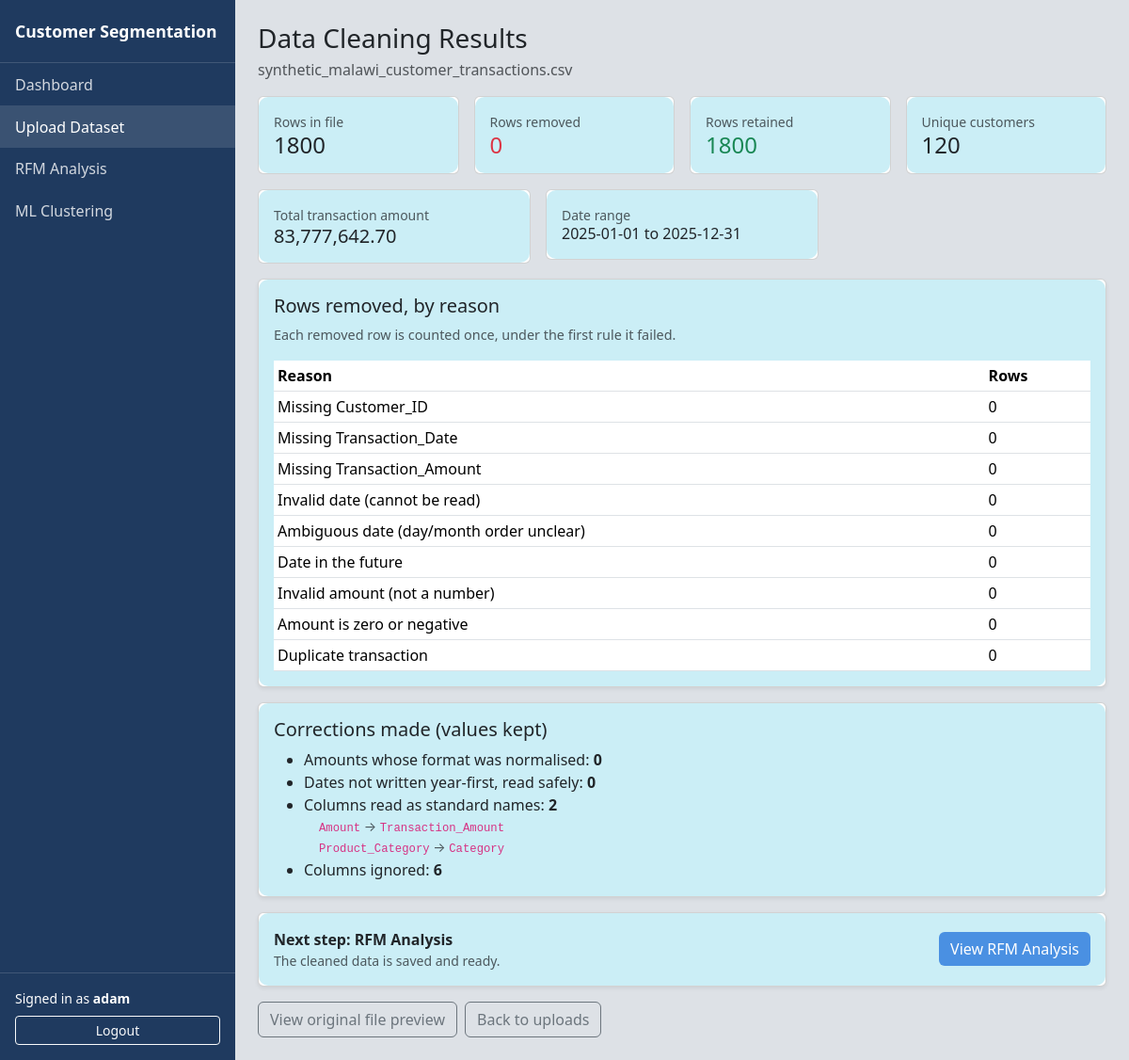
/datasets/3/results (signed in), run on the app's committed database.
### models/models.py (models this page shows, shortened)
class User(UserMixin, db.Model):
    __tablename__ = "users"
    id = db.Column(db.Integer, primary_key=True)
    username = db.Column(db.String(30), unique=True, nullable=False, index=True)
    password_hash = db.Column(db.String(256), nullable=False)   # never the plain password
    created_at = db.Column(db.DateTime, default=_utcnow)
    datasets = db.relationship("Dataset", backref="owner", lazy=True)

class Dataset(db.Model):
    __tablename__ = "datasets"
    id = db.Column(db.Integer, primary_key=True)
    user_id = db.Column(db.Integer, db.ForeignKey("users.id"), nullable=False)
    file_name = db.Column(db.String(255), nullable=False)    # original name, shown to the user
    stored_name = db.Column(db.String(255), nullable=False)  # random name used on disk
    file_type = db.Column(db.String(10), nullable=False)     # csv or xlsx
    upload_date = db.Column(db.DateTime, default=_utcnow)
    status = db.Column(db.String(20), default="uploaded")    # uploaded / cleaned
    rows_raw = db.Column(db.Integer, default=0)              # rows in the original file
    rows_retained = db.Column(db.Integer, default=0)         # rows kept after cleaning
    cleaning_summary = db.Column(db.Text)                    # JSON text: what cleaning did
    customers = db.relationship("Customer", backref="dataset", lazy=True,
                                cascade="all, delete-orphan")
    transactions = db.relationship("Transaction", backref="dataset", lazy=True,
                                   cascade="all, delete-orphan")
    runs = db.relationship("AnalysisRun", backref="dataset", lazy=True,
                           cascade="all, delete-orphan")

### routes/upload.py (the view)
@upload_bp.route("/<int:dataset_id>/results")
@login_required
def results(dataset_id):
    dataset = _get_owned_dataset(dataset_id)
    if not dataset.cleaning_summary:
        abort(404)
    latest_run = (AnalysisRun.query.filter_by(dataset_id=dataset.id)
                  .order_by(AnalysisRun.id.desc()).first())
    return render_template("cleaning.html", dataset=dataset,
                           summary=json.loads(dataset.cleaning_summary),
                           removal_labels=REMOVAL_LABELS, latest_run=latest_run)

### routes/upload.py (called while the page is built)
def _get_owned_dataset(dataset_id):
    dataset = db.session.get(Dataset, dataset_id)
    if dataset is None or dataset.user_id != current_user.id:
        abort(404)
    return dataset

### templates/cleaning.html (shortened to what this page needs)
{% extends "base.html" %}
{% block content %}
<h1 class="h3 mb-1">Data Cleaning Results</h1>
<p class="text-muted">{{ dataset.file_name }}</p>
<div class="row g-3 mb-3">
  <div class="col-6 col-lg-3"><div class="card"><div class="card-body">
    <div class="text-muted small">Rows in file</div><div class="h4 mb-0">{{ summary.rows_raw }}</div></div></div></div>
  <div class="col-6 col-lg-3"><div class="card"><div class="card-body">
    <div class="text-muted small">Rows removed</div><div class="h4 mb-0 text-danger">{{ summary.rows_removed_total }}</div></div></div></div>
  <div class="col-6 col-lg-3"><div class="card"><div class="card-body">
    <div class="text-muted small">Rows retained</div><div class="h4 mb-0 text-success">{{ summary.rows_retained }}</div></div></div></div>
  <div class="col-6 col-lg-3"><div class="card"><div class="card-body">
    <div class="text-muted small">Unique customers</div><div class="h4 mb-0">{{ summary.customers }}</div></div></div></div>
  <div class="col-6 col-lg-4"><div class="card"><div class="card-body">
    <div class="text-muted small">Total transaction amount</div><div class="h5 mb-0">{{ '{:,.2f}'.format(summary.total_revenue) }}</div></div></div></div>
  <div class="col-6 col-lg-4"><div class="card"><div class="card-body">
    <div class="text-muted small">Date range</div><div class="h6 mb-0">{{ summary.date_min }} to {{ summary.date_max }}</div></div></div></div>
</div>
<div class="card shadow-sm mb-3">
  <div class="card-body">
    <h2 class="h5">Rows removed, by reason</h2>
    <p class="text-muted small">Each removed row is counted once, under the first rule it failed.</p>
    <div class="table-responsive">
      <table class="table table-sm mb-0">
        <thead><tr><th>Reason</th><th>Rows</th></tr></thead>
        <tbody>
        {% for key, label in removal_labels %}
          <tr><td>{{ label }}</td><td>{{ summary.removed[key] }}</td></tr>
        {% endfor %}
        </tbody>
      </table>
    </div>
  </div>
</div>
<div class="card shadow-sm mb-3">
  <div class="card-body">
    <h2 class="h5">Corrections made (values kept)</h2>
    <ul class="mb-0">
      <li>Amounts whose format was normalised: <strong>{{ summary.amounts_normalised }}</strong></li>
      <li>Dates not written year-first, read safely: <strong>{{ summary.dates_non_iso }}</strong>
        {% if summary.date_convention %}(order used: {{ summary.date_convention }}){% endif %}</li>
      <li>Columns read as standard names: <strong>{{ summary.columns_renamed|length }}</strong>
        {% for original, standard in summary.columns_renamed.items() %}
          <div class="small text-muted ms-3"><code>{{ original }}</code> &rarr; <code>{{ standard }}</code></div>
        {% endfor %}
      </li>
      <li>Columns ignored: <strong>{{ summary.columns_ignored|length }}</strong></li>
    </ul>
  </div>
</div>
<div class="card shadow-sm mb-3">
  <div class="card-body d-flex flex-wrap align-items-center gap-3">
    <div class="flex-grow-1">
      <strong>Next step: RFM Analysis</strong>
      <div class="text-muted small">The cleaned data is saved and ready.</div>
    </div>
    {% if latest_run %}
      <a class="btn btn-primary" href="{{ url_for('rfm.show_run', run_id=latest_run.id) }}">View RFM Analysis</a>
    {% endif %}
  </div>
</div>
<div class="d-flex gap-2 flex-wrap">
  <a class="btn btn-outline-secondary" href="{{ url_for('upload.preview', dataset_id=dataset.id) }}">View original file preview</a>
  <a class="btn btn-outline-secondary" href="{{ url_for('upload.upload') }}">Back to uploads</a>
</div>
{% endblock %}

### templates/base.html (shortened to what this page needs)
<!doctype html>
<html lang="en">
<head>
  <link href="https://cdn.jsdelivr.net/npm/bootstrap@5.3.3/dist/css/bootstrap.min.css" rel="stylesheet">
  <link href="{{ url_for('static', filename='css/style.css') }}" rel="stylesheet">
</head>
<body>
{% if current_user.is_authenticated %}
  <div class="app-shell">
    <aside class="sidebar" id="sidebar">
      <div class="sidebar-brand">Customer Segmentation</div>
      <nav class="nav flex-column">
        <a class="nav-link {% if request.endpoint == 'dashboard.index' %}active{% endif %}"
           href="{{ url_for('dashboard.index') }}">Dashboard</a>
        <a class="nav-link {% if request.blueprint == 'upload' %}active{% endif %}"
           href="{{ url_for('upload.upload') }}">Upload Dataset</a>
        <a class="nav-link {% if request.blueprint == 'rfm' %}active{% endif %}"
           href="{{ url_for('rfm.index') }}">RFM Analysis</a>
        <a class="nav-link {% if request.blueprint == 'clustering' %}active{% endif %}"
           href="{{ url_for('clustering.index') }}">ML Clustering</a>
      </nav>
      <div class="sidebar-footer">
        <div class="small mb-2">Signed in as <strong>{{ current_user.username }}</strong></div>
        <form method="post" action="{{ url_for('auth.logout') }}">
          <button class="btn btn-outline-light btn-sm w-100" type="submit">Logout</button>
        </form>
      </div>
    </aside>
    <main class="content">
      {% block content %}{% endblock %}
    </main>
  </div>
{% else %}
  <main class="auth-wrapper">
    {% include "_flash.html" %}
    {% block auth_content %}{% endblock %}
  </main>
{% endif %}
</body>
</html>

### static/css/style.css (style rules this page uses)
:root { --sidebar-width: 250px; --brand: #1f3a5f; }
body { background: #dde1e6; }
.shadow-sm { box-shadow: 0 4px 12px rgba(71, 22, 22, 0.1); }
.card-body { background-color: #cbeef6; border-radius: 10px; }
.card-body p.text-muted { font-size: 0.9rem; }
.app-shell { display: flex; min-height: 100vh; }
.sidebar { width: var(--sidebar-width); background: var(--brand); color: #fff; display: flex; flex-direction: column; flex-shrink: 0; }
.sidebar-brand { padding: 1.25rem 1rem; font-weight: 600; font-size: 1.1rem; border-bottom: 1px solid rgba(255,255,255,.15); }
.sidebar .nav-link { color: rgba(255,255,255,.8); padding: .65rem 1rem; }
.sidebar .nav-link:hover, .sidebar .nav-link.active { background: rgba(255,255,255,.12); color: #fff; }
.sidebar-footer { margin-top: auto; padding: 1rem; border-top: 1px solid rgba(255,255,255,.15); }
.content { flex: 1; padding: 1.5rem; min-width: 0; }
.btn-primary { background-color: #4a90e2; border: none; border-radius: 6px; font-weight: 500; transition: background-color 0.3s; }

### data on the page
User: username "adam"
Dataset: file_name "synthetic_malawi_customer_transactions.csv"

### other printed values
{{ summary.rows_raw }} "1800"
{{ summary.rows_removed_total }} "0"
{{ summary.rows_retained }} "1800"
{{ summary.customers }} "120"
{{ '{:,.2f}'.format(summary.total_revenue) }} "83,777,642.70"
{{ summary.date_min }} "2025-01-01"
{{ summary.date_max }} "2025-12-31"
{{ label }} "Missing Customer_ID" "Missing Transaction_Date" "Missing Transaction_Amount" "Invalid date (cannot be read)" "Ambiguous date (day/month order unclear)" "Date in the future" "Invalid amount (not a number)" "Amount is zero or negative" "Duplicate transaction"
{{ summary.removed[key] }} "0" "0" "0" "0" "0" "0" "0" "0" "0"
{{ summary.amounts_normalised }} "0"
{{ summary.dates_non_iso }} "0"
{{ summary.columns_renamed|length }} "2"
{{ original }} "Amount" "Product_Category"
{{ standard }} "Transaction_Amount" "Category"
{{ summary.columns_ignored|length }} "6"
